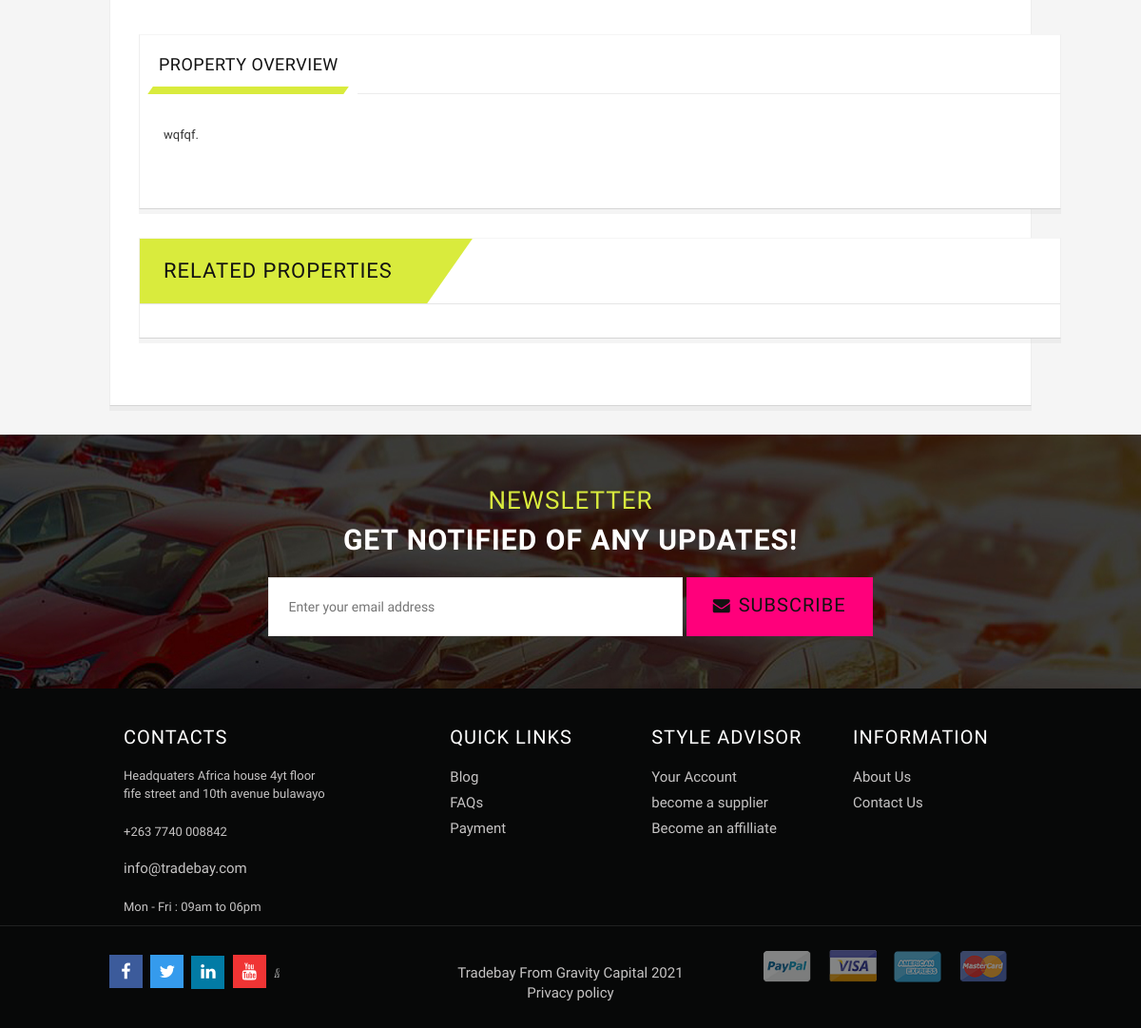
Before: /Property/property/1/ (signed in, lower part) with the older database file.
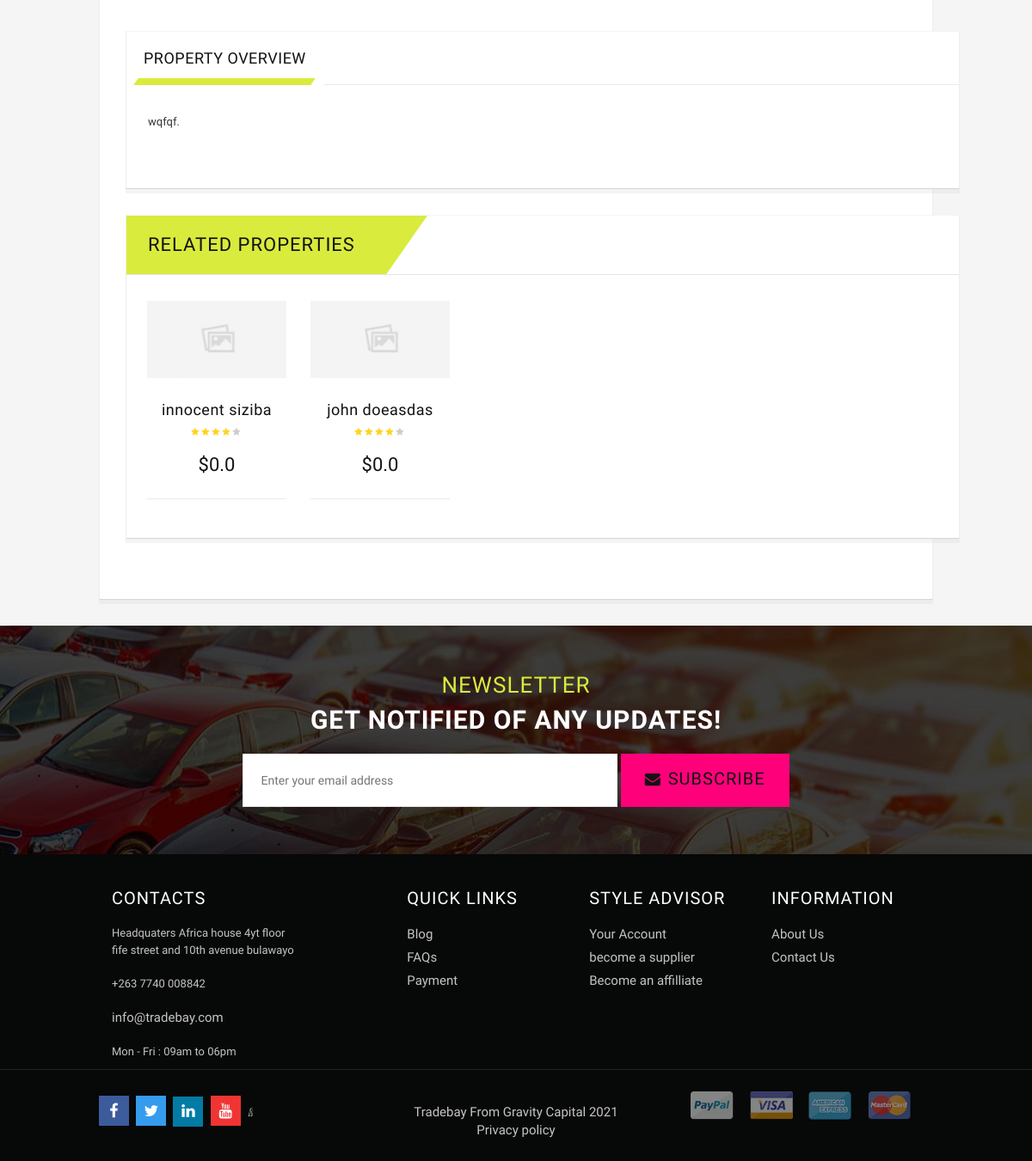
After: the same page with the newer database file.
### accomo/models.py (models this page shows, shortened)
class Property(models.Model):
    seo_title =  models.CharField(max_length=200,default="Tradebay property detail")
    seo_description =  models.CharField(max_length=200,default="Tradebay property detail")
    name = models.CharField(max_length=100)
    location = models.CharField(max_length=200)
    price = models.FloatField(default=0.0)
    number_rooms = models.IntegerField(default=1)
    category = models.ForeignKey(Category, on_delete=models.CASCADE)
    property_images = models.ImageField(upload_to='cars',default='default.png')
    city = models.ForeignKey(City,on_delete=models.CASCADE)
    property_description = models.TextField(max_length=1000)
    demograpy = models.ForeignKey(Property_type, on_delete=models.CASCADE)
    property_owner = models.ForeignKey(Owner, on_delete=models.CASCADE)
    liked = models.ManyToManyField(CustomUser, default=None,blank=True,related_name='likes')

### accomo/views.py (the view)
# urls.py: path('property/<int:id>/',views.Property_detail, name ='property_detail'),
def Property_detail(request,id):
    property = Property.objects.get(id=id)
    ip = request.META["REMOTE_ADDR"]
    if not PropertyViewCount.objects.filter(property=property,session = request.session.session_key):
        veiw = PropertyViewCount(property=property,ip_address=ip,session = request.session.session_key)
        veiw.save()
    property_veiw_counter = PropertyViewCount.objects.filter(property=property)
    related_properties = Property.objects.filter(category = property.category).exclude(id=id)[:2]
    context = {
		'property': property,
        'property_veiw_counter':property_veiw_counter,
        'title':property.seo_title,
        'description': property.seo_description,
        'related_properties':related_properties
	}
    return  render(request, "property_detail.html",context)

### Djangoecormeceapp/context_processor.py (called while the page is built)
def product_listing(request):
    productCategory = request.GET.get('productCategory')
    if productCategory == None:
        products = Products.objects.all()
    else:
        products = Products.objects.filter(subcategories_id__title=productCategory)
    productCategories = SubCategories.objects.all()
    page_num = request.GET.get('page', 1)
    p = Paginator(products, 7)
    try:
        page = p.page(page_num)
    except EmptyPage:
	    page = p.page(1)
    context = {	'products':page ,
				'productCategories':productCategories,
                'title':'Tradebay Online shopping  Phones ||  TVS  ||',
                'description': 'description'
				}
    return context

### accomo/context_processor.py (called while the page is built)
def Property_listings(request):
	propertyCategory = request.GET.get('propertyCategory')
	if propertyCategory == None:
		property = Property.objects.all()
	else:
		property = Property.objects.filter(category__name=propertyCategory)
	propertyCategories = Category.objects.all()
	page_num = request.GET.get('page', 1)
	p = Paginator(property, 10)
	try:
		page = p.page(page_num)
	except EmptyPage:
		page = p.page(1)
	context = {	'property':page ,
				'propertyCategories':propertyCategories,
				}
	return context

### accomo/templates/property_detail.html (shortened to what this page needs)
{% extends 'front_end_templates/base.html' %}
{% load static %}
{% block content %}
  <div class="main-container col1-layout wow bounceInUp animated">
    <div class="main">
      <div class="col-main">
        <div class="product-view wow bounceInUp animated" itemscope="" itemtype="http://schema.org/Product" itemid="#product_base">
          <div class="product-essential container">
            <div class="row">
              <form action="#" method="post" id="product_addtocart_form">
                <div class="product-shop col-lg- col-sm-7 col-xs-12">
                  <div class="price-block">
                  <div class="social">
                    <ul class="link">
                      {% load social_share %}
                    </ul>
                  </div>
                </div>
              </form>
            </div>
          </div>
          <div class="product-collateral container">
            <ul id="product-detail-tab" class="nav nav-tabs product-tabs">
              <li class="active"> <a href="#product_tabs_description" data-toggle="tab"> Property Overview </a> </li>
               <li> <a href="#reviews_tabs" data-toggle="tab"></a> </li>
            </ul>
            <div id="productTabContent" class="tab-content">
              <div class="tab-pane fade in active" id="product_tabs_description">
                <div class="std">
                  <p>{{ property.property_description}}.</p>
                </div>
              </div>
            </div>
          </div>
          <div class="box-additional">
            <div class="related-pro container">
              <div class="slider-items-products">
                <div class="new_title center">
                  <h2>Related Properties</h2>
                </div>
                <div id="related-slider" class="product-flexslider hidden-buttons">
                  <div class="slider-items slider-width-col4 products-grid">
                  {% for products in related_properties %}
                    <div class="item">
                      <div class="item-inner">
                        <div class="item-img">
                          <div class="item-img-info"><a href="{% url 'property_detail' products.id %}" title="Retis lapen casen" class="product-image"><img src="{{ products.property_images.url}}" alt="{{ products.name }}"></a>
                          </div>
                        </div>
                        <div class="item-info">
                          <div class="info-inner">
                            <div class="item-title"><a href="{% url 'property_detail' products.id %}" title="Retis lapen casen">{{ products.name }}</a> </div>
                            <div class="item-content">
                              <div class="rating">
                                <div class="ratings">
                                  <div class="rating-box">
                                    <div class="rating" style="width:80%"></div>
                                  </div>
                                </div>
                              </div>
                              <div class="item-price">
                                <div class="price-box"><span class="regular-price"><span class="price">${{ products.price}}</span> </span> </div>
                              </div>
                              <div class="other-info">
                              </div>
                            </div>
                          </div>
                        </div>
                      </div>
                    </div>
                    {% endfor  %}
                  </div>
                </div>
              </div>
            </div>
          </div>
        </div>
      </div>
    </div>
  </div>
</div>
{%  endblock %}

Changed rows visible on the page:
added Property: name "innocent siziba", price "0.0"
added Property: name "john doeasdas", price "0.0"
